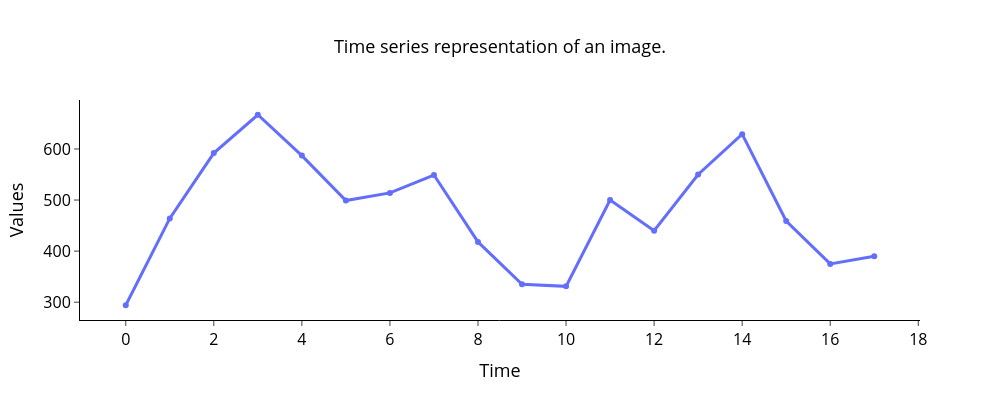

Notebook source saved alongside this figure:
### Markdown cell above
За конвертацию изображения во временной ряд с помощью описанного выше метода отвечает функция `image2ts()` из модуля *image_converter.py*. Прежде чем исходное изображение будет преобразовано во временной ряд, сначала оно должно пройти этап предварительной обработки. Предварительная обработка включает в себя следующие шаги:

<center><img src="https://github.com/mzym/TimeSeriesCourse/blob/main/practice/01%20Basics/img/image_preprocessing.png?raw=true" width="1000"></center>

Предобработка изображения в `image2ts()` осуществляется с помощью функции `_img_preprocess()`. Реализуйте в данной функции все представленные на диаграмме шаги предварительной обработки средствами библиотеки *cv2*. Промежуточные результаты должны совпадать с представленными на диаграмме.

Далее выполните конвертацию изображения во временной ряд, передав в функцию `image2ts()` следующие заданные вами аргументы:
*   исходное загруженное изображение;
*   шаг угла поворота;
*   параметр, определяющий нужно или нет визуализировать изображение с выделенными на нем контуром, центром масс и лучами, проведенными из центра.

Визуализируйте полученный временной ряд.

### Code cell
angle_step = 20
visualize = True

img2ts = Image2TimeSeries(angle_step)
ts = img2ts.convert(img, visualize)
# ts = image2ts(img, angle_step, visualize)
plot_ts(np.array([ts]), "Time series representation of an image.")

### Figure 1 — Plotly figure (JSON) as saved in the notebook; plotly's stock layout.template omitted (floating-point values rounded to 4 significant figures)
{"data": [{"line": {"width": 3}, "name": "Time series 0", "type": "scatter", "x": [0, 1, 2, 3, 4, 5, 6, 7, 8, 9, 10, 11, 12, 13, 14, 15, 16, 17], "y": [294, 464, 592, 667, 587, 499, 514, 549, 418, 335, 331, 500, 440, 550, 629, 459, 375, 390]}], "layout": {"height": 400, "legend": {"font": {"color": "black", "size": 16}}, "paper_bgcolor": "rgba(0,0,0,0)", "plot_bgcolor": "rgba(0,0,0,0)", "title": {"font": {"color": "black", "size": 18}, "text": "Time series representation of an image.", "x": 0.5, "xanchor": "center", "y": 0.9, "yanchor": "top"}, "width": 1000, "xaxis": {"linecolor": "#000", "linewidth": 1, "showgrid": false, "tickfont": {"color": "black", "size": 16}, "ticks": "outside", "tickwidth": 1, "title": {"font": {"color": "black", "size": 18}, "text": "Time"}}, "yaxis": {"linecolor": "#000", "linewidth": 1, "showgrid": false, "tickfont": {"color": "black", "size": 16}, "ticks": "outside", "tickwidth": 1, "title": {"font": {"color": "black", "size": 18}, "text": "Values"}, "zeroline": false}}}
